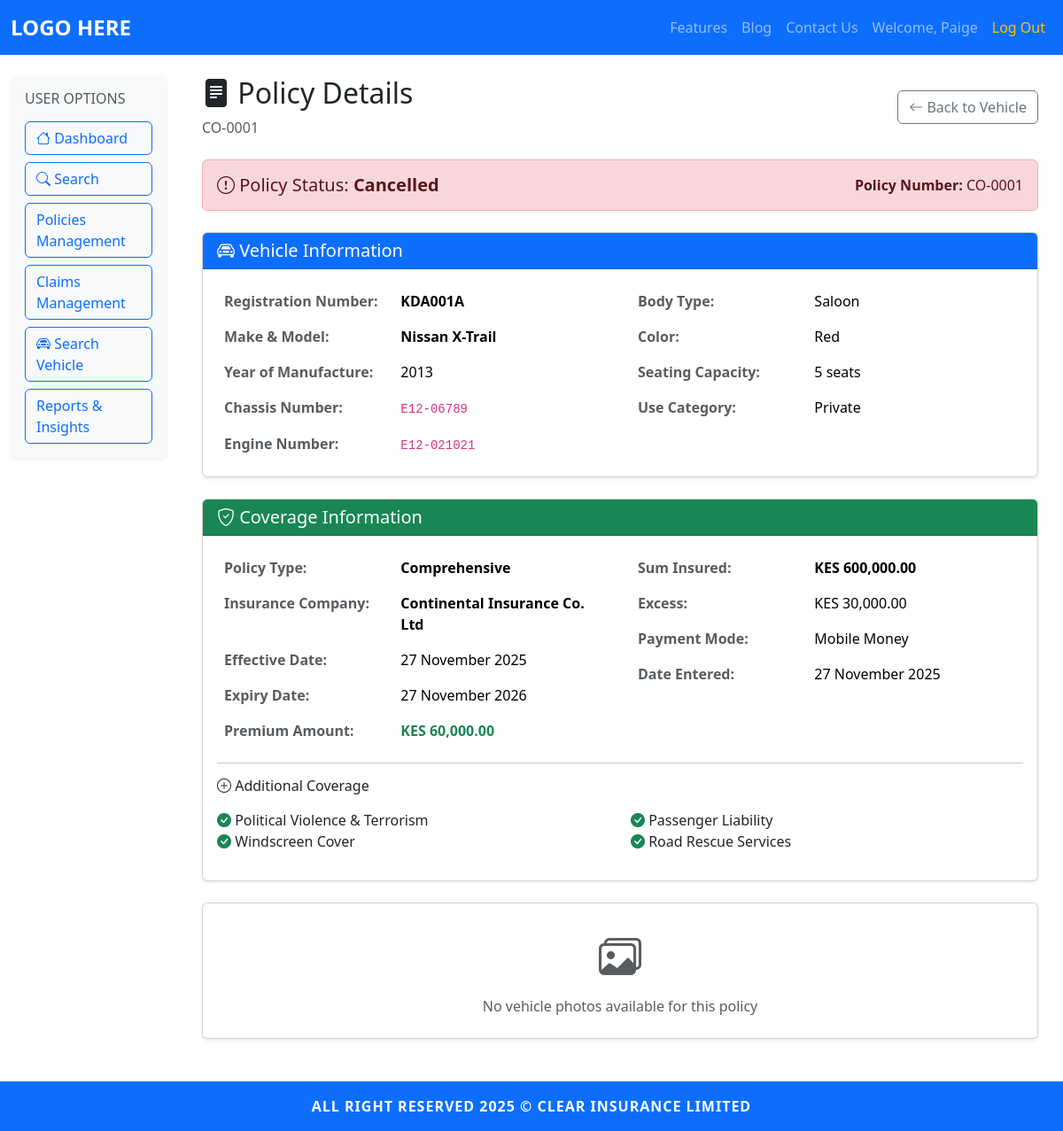
Page /customer/policy/1 (signed in) on the committed database.
### models.py (models this page shows, shortened)
class Customer(UserMixin, db.Model):
	id = db.Column(db.Integer, primary_key=True)
	username = db.Column(db.String(150), unique=True, nullable=False)
	email = db.Column(db.String(150), unique=True, nullable=False)
	password = db.Column(db.String(256), nullable=False)
	is_active = db.Column(db.Boolean, default=True, nullable=False)

class Policy(db.Model):
	id = db.Column(db.Integer, primary_key=True)
	policy_number = db.Column(db.String(50), unique=True, nullable=False)
	policy_type = db.Column(db.String(50), nullable=False)  # Comprehensive, Third-Party Only, Third-Party Fire & Theft
	effective_date = db.Column(db.Date, nullable=False)
	expiry_date = db.Column(db.Date, nullable=False)
	premium_amount = db.Column(db.Float, nullable=False)
	payment_mode = db.Column(db.String(50), nullable=False)
	insured_name = db.Column(db.String(200), nullable=False)
	national_id = db.Column(db.String(50), nullable=False)
	kra_pin = db.Column(db.String(50), nullable=True)
	date_of_birth = db.Column(db.Date, nullable=False)
	phone_number = db.Column(db.String(20), nullable=False)
	email_address = db.Column(db.String(150), nullable=False)
	postal_address = db.Column(db.Text, nullable=True)
	registration_number = db.Column(db.String(50), nullable=False)
	make_model = db.Column(db.String(150), nullable=False)
	year_of_manufacture = db.Column(db.Integer, nullable=False)
	chassis_number = db.Column(db.String(100), nullable=False)
	engine_number = db.Column(db.String(100), nullable=False)
	body_type = db.Column(db.String(50), nullable=False)
	color = db.Column(db.String(50), nullable=False)
	seating_capacity = db.Column(db.Integer, nullable=False)
	use_category = db.Column(db.String(50), nullable=False)
	sum_insured = db.Column(db.Float, nullable=False)
	excess = db.Column(db.Float, nullable=False)
	political_violence = db.Column(db.Boolean, default=False)
	windscreen_cover = db.Column(db.Boolean, default=False)
	passenger_liability = db.Column(db.Boolean, default=False)
	road_rescue = db.Column(db.Boolean, default=False)
	insurance_company_id = db.Column(db.Integer, db.ForeignKey('insurance_company.id'), nullable=False)
	created_by = db.Column(db.Integer, db.ForeignKey('insurer.id'), nullable=False)
	date_entered = db.Column(db.DateTime, default=datetime.utcnow, nullable=False)
	status = db.Column(db.String(20), default='Active', nullable=False)  # Active, Expired, Cancelled
	cancelled_by = db.Column(db.Integer, db.ForeignKey('insurer.id'), nullable=True)
	cancellation_date = db.Column(db.DateTime, nullable=True)
	cancellation_reason = db.Column(db.Text, nullable=True)
	insurance_company = db.relationship('InsuranceCompany', backref='policies', lazy=True)
	creator = db.relationship('Insurer', backref='created_policies', lazy=True, foreign_keys=[created_by])
	canceller = db.relationship('Insurer', backref='cancelled_policies', lazy=True, foreign_keys=[cancelled_by])
	photos = db.relationship('PolicyPhoto', backref='policy', lazy=True, cascade='all, delete-orphan')

class InsuranceCompany(db.Model):
	id = db.Column(db.Integer, primary_key=True)
	name = db.Column(db.String(200), unique=True, nullable=False)
	is_active = db.Column(db.Boolean, default=True, nullable=False)
	insurers = db.relationship('Insurer', backref='company', lazy=True)

### app.py (the view)
@app.route('/customer/policy/<int:policy_id>')
@login_required
@customer_required
def customer_view_policy_detail(policy_id):
	policy = Policy.query.get_or_404(policy_id)
	return render_template('customer/view_policy_detail.html', policy=policy)

### app.py (called while the page is built)
@login_manager.user_loader
def load_user(user_id):
	if '_' not in user_id:
		return None
	user_type, user_pk = user_id.split('_', 1)
	model_map = {
		'admin': Admin,
		'customer': Customer,
		'insurer': Insurer,
		'regulator': Regulator
	}
	model = model_map.get(user_type)
	if model:
		return model.query.get(int(user_pk))
	return None

### templates/customer/view_policy_detail.html (shortened to what this page needs)
{% extends "base.html" %}
{% block content %}
<div class="container-fluid py-4">
	<div class="row">
		<aside class="col-12 col-md-3 col-lg-2 mb-4 mb-md-0">
			<div class="dashboard-sidebar p-3 bg-light rounded shadow-sm">
				<h6 class="text-uppercase text-muted mb-3">User Options</h6>
				<div class="d-grid gap-2">
					<a class="btn btn-outline-primary sidebar-btn" href="{{ url_for('customer_dashboard') }}">
						<i class="bi bi-house"></i> Dashboard
					</a>
					<a class="btn btn-outline-primary sidebar-btn" href="{{ url_for('customer_search') }}">
						<i class="bi bi-search"></i> Search
					</a>
					<a class="btn btn-outline-primary sidebar-btn" href="#">Policies Management</a>
					<a class="btn btn-outline-primary sidebar-btn" href="#">Claims Management</a>
					<a class="btn btn-outline-primary sidebar-btn" href="{{ url_for('customer_search_vehicle') }}">
						<i class="bi bi-car-front"></i> Search Vehicle
					</a>
					<a class="btn btn-outline-primary sidebar-btn" href="{{ url_for('customer_reports_and_insights') }}">Reports & Insights</a>
				</div>
			</div>
		</aside>
		<main class="col-12 col-md-9 col-lg-10">
			<div class="px-2 px-md-3">
				<div class="d-flex justify-content-between align-items-center mb-4">
					<div>
						<h2><i class="bi bi-file-text-fill"></i> Policy Details</h2>
						<p class="text-muted mb-0">{{ policy.policy_number }}</p>
					</div>
					<div>
						<a href="{{ url_for('customer_view_vehicle', registration_number=policy.registration_number) }}"
						   class="btn btn-outline-secondary">
							<i class="bi bi-arrow-left"></i> Back to Vehicle
						</a>
					</div>
				</div>
				<div class="alert {% if policy.status == 'Active' %}alert-success{% elif policy.status == 'Expired' %}alert-secondary{% else %}alert-danger{% endif %} mb-4">
					<div class="d-flex justify-content-between align-items-center">
						<div>
							<h5 class="mb-0">
								<i class="bi {% if policy.status == 'Active' %}bi-check-circle{% elif policy.status == 'Expired' %}bi-x-circle{% else %}bi-exclamation-circle{% endif %}"></i>
								Policy Status: <strong>{{ policy.status }}</strong>
							</h5>
						</div>
						<div>
							<strong>Policy Number:</strong> {{ policy.policy_number }}
						</div>
					</div>
				</div>
				<div class="card shadow-sm mb-4">
					<div class="card-header bg-primary text-white">
						<h5 class="mb-0"><i class="bi bi-car-front"></i> Vehicle Information</h5>
					</div>
					<div class="card-body">
						<div class="row">
							<div class="col-md-6">
								<table class="table table-borderless mb-0">
									<tr>
										<th class="text-muted" style="width: 45%;">Registration Number:</th>
										<td><strong>{{ policy.registration_number }}</strong></td>
									</tr>
									<tr>
										<th class="text-muted">Make & Model:</th>
										<td><strong>{{ policy.make_model }}</strong></td>
									</tr>
									<tr>
										<th class="text-muted">Year of Manufacture:</th>
										<td>{{ policy.year_of_manufacture }}</td>
									</tr>
									<tr>
										<th class="text-muted">Chassis Number:</th>
										<td><code>{{ policy.chassis_number }}</code></td>
									</tr>
									<tr>
										<th class="text-muted">Engine Number:</th>
										<td><code>{{ policy.engine_number }}</code></td>
									</tr>
								</table>
							</div>
							<div class="col-md-6">
								<table class="table table-borderless mb-0">
									<tr>
										<th class="text-muted" style="width: 45%;">Body Type:</th>
										<td>{{ policy.body_type }}</td>
									</tr>
									<tr>
										<th class="text-muted">Color:</th>
										<td>{{ policy.color }}</td>
									</tr>
									<tr>
										<th class="text-muted">Seating Capacity:</th>
										<td>{{ policy.seating_capacity }} seats</td>
									</tr>
									<tr>
										<th class="text-muted">Use Category:</th>
										<td>{{ policy.use_category }}</td>
									</tr>
								</table>
							</div>
						</div>
					</div>
				</div>
				<div class="card shadow-sm mb-4">
					<div class="card-header bg-success text-white">
						<h5 class="mb-0"><i class="bi bi-shield-check"></i> Coverage Information</h5>
					</div>
					<div class="card-body">
						<div class="row">
							<div class="col-md-6">
								<table class="table table-borderless mb-0">
									<tr>
										<th class="text-muted" style="width: 45%;">Policy Type:</th>
										<td><strong>{{ policy.policy_type }}</strong></td>
									</tr>
									<tr>
										<th class="text-muted">Insurance Company:</th>
										<td><strong>{{ policy.insurance_company.name if policy.insurance_company else 'N/A' }}</strong></td>
									</tr>
									<tr>
										<th class="text-muted">Effective Date:</th>
										<td>{{ policy.effective_date.strftime('%d %B %Y') if policy.effective_date else 'N/A' }}</td>
									</tr>
									<tr>
										<th class="text-muted">Expiry Date:</th>
										<td>{{ policy.expiry_date.strftime('%d %B %Y') if policy.expiry_date else 'N/A' }}</td>
									</tr>
									<tr>
										<th class="text-muted">Premium Amount:</th>
										<td><strong class="text-success">KES {{ "{:,.2f}".format(policy.premium_amount) if policy.premium_amount else '0.00' }}</strong></td>
									</tr>
								</table>
							</div>
							<div class="col-md-6">
								<table class="table table-borderless mb-0">
									<tr>
										<th class="text-muted" style="width: 45%;">Sum Insured:</th>
										<td><strong>KES {{ "{:,.2f}".format(policy.sum_insured) if policy.sum_insured else '0.00' }}</strong></td>
									</tr>
									<tr>
										<th class="text-muted">Excess:</th>
										<td>KES {{ "{:,.2f}".format(policy.excess) if policy.excess else '0.00' }}</td>
									</tr>
									<tr>
										<th class="text-muted">Payment Mode:</th>
										<td>{{ policy.payment_mode }}</td>
									</tr>
									<tr>
										<th class="text-muted">Date Entered:</th>
										<td>{{ policy.date_entered.strftime('%d %B %Y') if policy.date_entered else 'N/A' }}</td>
									</tr>
								</table>
							</div>
						</div>
						<hr>
						<h6 class="mb-3"><i class="bi bi-plus-circle"></i> Additional Coverage</h6>
						<div class="row">
							<div class="col-md-6">
								<ul class="list-unstyled">
									<li>
										<i class="bi {% if policy.political_violence %}bi-check-circle-fill text-success{% else %}bi-x-circle text-muted{% endif %}"></i>
										Political Violence & Terrorism
									</li>
									<li>
										<i class="bi {% if policy.windscreen_cover %}bi-check-circle-fill text-success{% else %}bi-x-circle text-muted{% endif %}"></i>
										Windscreen Cover
									</li>
								</ul>
							</div>
							<div class="col-md-6">
								<ul class="list-unstyled">
									<li>
										<i class="bi {% if policy.passenger_liability %}bi-check-circle-fill text-success{% else %}bi-x-circle text-muted{% endif %}"></i>
										Passenger Liability
									</li>
									<li>
										<i class="bi {% if policy.road_rescue %}bi-check-circle-fill text-success{% else %}bi-x-circle text-muted{% endif %}"></i>
										Road Rescue Services
									</li>
								</ul>
							</div>
						</div>
					</div>
				</div>
				{% if policy.photos %}
				<div class="card shadow-sm mb-4">
					<div class="card-header bg-info text-white">
						<h5 class="mb-0"><i class="bi bi-images"></i> Vehicle Photos</h5>
					</div>
					<div class="card-body">
						<div class="row g-3">
						{% for photo in policy.photos %}
						<div class="col-md-4 col-lg-3">
							<div class="card">
								<img src="/uploads/{{ photo.file_path }}"
									 class="card-img-top"
									 alt="{{ photo.photo_type }}"
									 style="height: 200px; object-fit: cover;"
									 onerror="this.style.display='none'">
								<div class="card-body text-center">
									<p class="mb-0 small text-muted">{{ photo.photo_type.replace('_', ' ').title() }}</p>
								</div>
							</div>
						</div>
						{% endfor %}
						</div>
					</div>
				</div>
				{% else %}
				<div class="card shadow-sm mb-4">
					<div class="card-body text-center py-4">
						<i class="bi bi-images text-muted" style="font-size: 3rem;"></i>
						<p class="text-muted mt-2 mb-0">No vehicle photos available for this policy</p>
					</div>
				</div>
				{% endif %}
			</div>
		</main>
	</div>
</div>
<link rel="stylesheet" href="https://cdn.jsdelivr.net/npm/bootstrap-icons@1.10.0/font/bootstrap-icons.css">
{% endblock %}

### templates/base.html (shortened to what this page needs)
<!DOCTYPE html>
<html lang="en">
<head>
	<link href="https://cdn.jsdelivr.net/npm/bootstrap@5.3.2/dist/css/bootstrap.min.css" rel="stylesheet">
	<link rel="stylesheet" href="https://cdn.jsdelivr.net/npm/bootstrap-icons@1.10.0/font/bootstrap-icons.css">
	<link rel="stylesheet" href="{{ url_for('static', filename='css/style.css') }}">
</head>
<body class="d-flex flex-column min-vh-100">
	<nav class="navbar navbar-expand-lg navbar-dark bg-primary sticky-top">
		<div class="container-fluid">
			<a class="navbar-brand fw-bold" href="/">LOGO HERE</a>
			<div class="collapse navbar-collapse" id="navbarNav">
			<ul class="navbar-nav ms-auto mb-2 mb-lg-0 align-items-lg-center">
				<li class="nav-item"><a class="nav-link" href="/features">Features</a></li>
				<li class="nav-item"><a class="nav-link" href="/blog">Blog</a></li>
				<li class="nav-item"><a class="nav-link" href="/contact">Contact Us</a></li>
				{% if current_user is defined and current_user.is_authenticated %}
					<li class="nav-item"><a class="nav-link" href="{{ url_for('dashboard') }}">Welcome, {{ current_user.username }}</a></li>
					<li class="nav-item"><a class="nav-link text-warning" href="/logout">Log Out</a></li>
				{% else %}
					<li class="nav-item"><a class="nav-link" href="/auth/login">Log In</a></li>
					<li class="nav-item"><a class="nav-link" href="/auth/signup">Sign Up</a></li>
				{% endif %}
			</ul>
			</div>
		</div>
	</nav>
		{% block content %}{% endblock %}
	<footer class="footer mt-auto py-3 bg-primary text-white text-center sticky-bottom">
		<div class="container">
			<span>ALL RIGHT RESERVED 2025 &copy; CLEAR INSURANCE LIMITED</span>
		</div>
	</footer>
</body>
</html>

### static/css/style.css (style rules this page uses)
.footer { font-weight: bold; letter-spacing: 1px; }
.navbar-brand { font-size: 1.5rem; font-weight: bold; }
.sticky-bottom { position: sticky; bottom: 0; width: 100%; z-index: 1030; }
.dashboard-sidebar .sidebar-btn { text-align: left; font-weight: 500; }

### rows in the picture
Customer: username "Paige"
Policy: policy_number "CO-0001", status "Cancelled", registration_number "KDA001A", make_model "Nissan X-Trail", year_of_manufacture "2013", chassis_number "E12-06789", engine_number "E12-021021", body_type "Saloon", color "Red", seating_capacity "5", use_category "Private", policy_type "Comprehensive", effective_date "27 November 2025", expiry_date "27 November 2026", premium_amount "60,000.00", sum_insured "600,000.00", excess "30,000.00", payment_mode "Mobile Money", date_entered "27 November 2025"
InsuranceCompany: insurance_company "Continental Insurance Co. Ltd"
